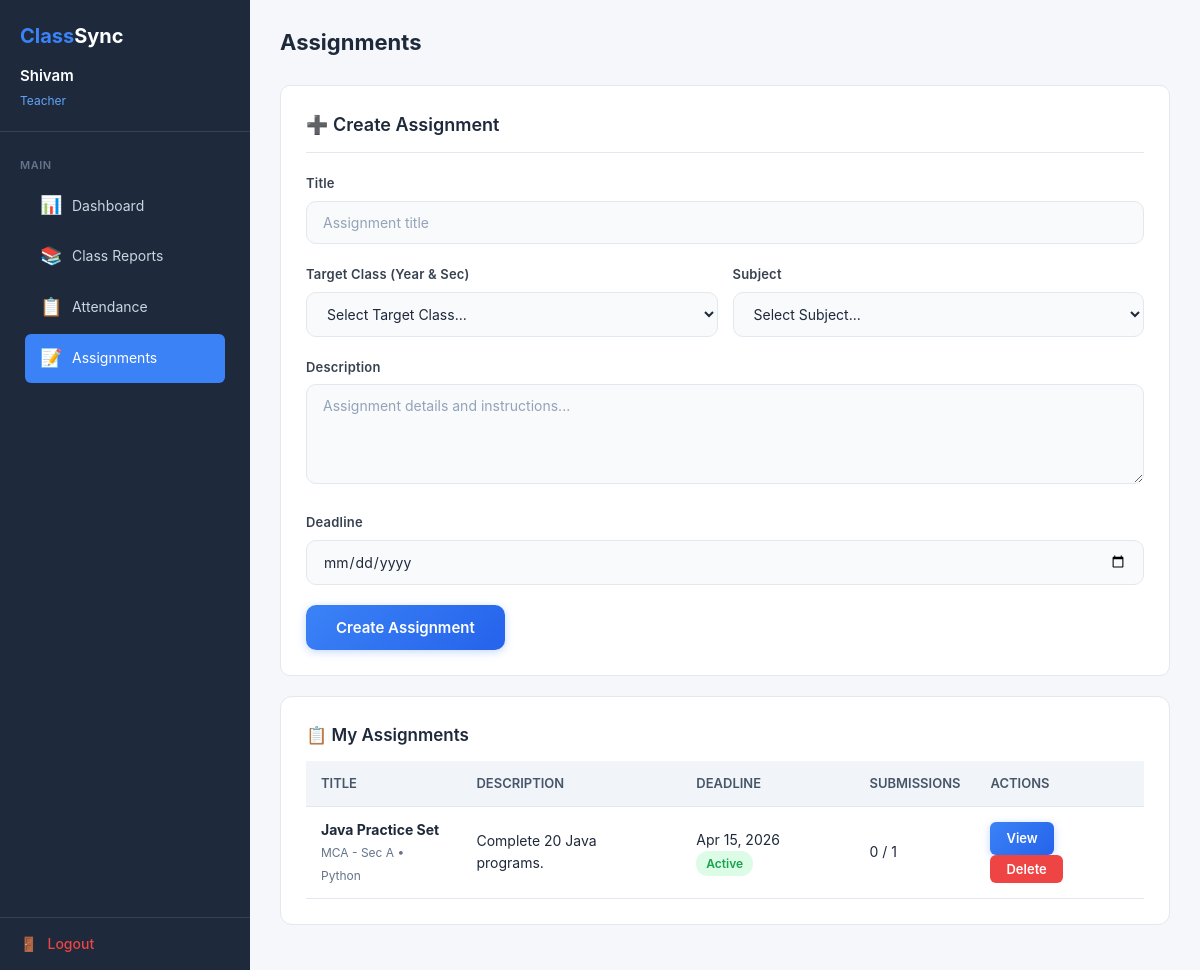
The page /teacher/assignments.php (signed in) on the database its author committed.
### tables this page shows
CREATE TABLE IF NOT EXISTS assignments (
    id INT AUTO_INCREMENT PRIMARY KEY,
    title VARCHAR(200) NOT NULL,
    description TEXT,
    deadline DATE NOT NULL,
    teacher_id INT NOT NULL,
    subject_id INT NOT NULL,
    course_id INT NOT NULL,
    year VARCHAR(20) NOT NULL,
    section_id INT NOT NULL,
    created_at TIMESTAMP DEFAULT CURRENT_TIMESTAMP,
    FOREIGN KEY (teacher_id) REFERENCES users(id) ON DELETE CASCADE,
    FOREIGN KEY (subject_id) REFERENCES course_subjects(id) ON DELETE CASCADE,
    FOREIGN KEY (course_id) REFERENCES courses(course_id) ON DELETE CASCADE,
    FOREIGN KEY (section_id) REFERENCES sections(section_id) ON DELETE CASCADE
);

CREATE TABLE IF NOT EXISTS courses (
    course_id INT AUTO_INCREMENT PRIMARY KEY,
    course_name VARCHAR(100) NOT NULL
);

CREATE TABLE IF NOT EXISTS sections (
    section_id INT AUTO_INCREMENT PRIMARY KEY,
    course_id INT NOT NULL,
    year VARCHAR(20) NOT NULL,
    section_name VARCHAR(50) NOT NULL,
    FOREIGN KEY (course_id) REFERENCES courses(course_id) ON DELETE CASCADE
);

CREATE TABLE IF NOT EXISTS course_subjects (
    id INT AUTO_INCREMENT PRIMARY KEY,
    course_id INT NOT NULL,
    subject_name VARCHAR(100) NOT NULL,
    FOREIGN KEY (course_id) REFERENCES courses(course_id) ON DELETE CASCADE,
    UNIQUE KEY unique_course_subject (course_id, subject_name)
);

### teacher/assignments.php (the view, shortened to what this page needs)
<?php
require_once '../config/database.php';
$user_id = $_SESSION['user_id'];
$assignments = $conn->query("
    SELECT a.*, c.course_name, sec.section_name, s.subject_name,
        (SELECT COUNT(*) FROM submissions sub WHERE sub.assignment_id = a.id) as submission_count,
        (SELECT COUNT(*) FROM users u WHERE u.role='student' AND u.course_id=a.course_id AND u.year=a.year AND u.section_id=a.section_id) as total_students
    FROM assignments a
    JOIN courses c ON a.course_id = c.course_id
    JOIN sections sec ON a.section_id = sec.section_id
    JOIN course_subjects s ON a.subject_id = s.id
    WHERE a.teacher_id = $user_id
    ORDER BY a.deadline DESC
");
?>
<!DOCTYPE html>
<html lang="en">
<head>
    <link rel="stylesheet" href="/ClassSync/assets/css/style.css">
    <link rel="stylesheet" href="/ClassSync/assets/css/dashboard.css">
    <link rel="stylesheet" href="/ClassSync/assets/css/auth.css">
</head>
<body>
    <div class="dashboard-page">
        <?php include '../includes/sidebar.php'; ?>
        <div class="main-content">
            <div class="top-bar">
                <div>
                    <h1>Assignments</h1>
                </div>
            </div>
            <div class="dashboard-form">
                <h3>➕ Create Assignment</h3>
                <form method="POST" action="/ClassSync/actions/assignment_action.php">
                    <div class="form-group">
                        <label>Title</label>
                        <input type="text" name="title" placeholder="Assignment title" required>
                    </div>
                    <div class="form-row" style="display:flex;gap:15px;">
                        <div class="form-group" style="flex:1;">
                            <label>Target Class (Year & Sec)</label>
                            <select name="section_id" required>
                                <option value="">Select Target Class...</option>
                            </select>
                        </div>
                        <div class="form-group" style="flex:1;">
                            <label>Subject</label>
                            <select name="subject_id" required>
                                <option value="">Select Subject...</option>
                            </select>
                        </div>
                    </div>
                    <div class="form-group">
                        <label>Description</label>
                        <textarea name="description" placeholder="Assignment details and instructions..."></textarea>
                    </div>
                    <div class="form-group">
                        <label>Deadline</label>
                        <input type="date" name="deadline" min="<?php echo date('Y-m-d'); ?>" required>
                    </div>
                    <div class="form-actions">
                        <button type="submit" class="btn btn-blue">Create Assignment</button>
                    </div>
                </form>
            </div>
            <div class="card">
                <h3>📋 My Assignments</h3>
                <?php if ($assignments->num_rows > 0): ?>
                <div class="table-responsive">
                    <table>
                        <thead>
                            <tr>
                                <th>Title</th>
                                <th>Description</th>
                                <th>Deadline</th>
                                <th>Submissions</th>
                                <th>Actions</th>
                            </tr>
                        </thead>
                        <tbody>
                            <?php while ($a = $assignments->fetch_assoc()): ?>
                            <tr>
                                <td>
                                    <strong><?php echo htmlspecialchars($a['title']); ?></strong><br>
                                    <span style="font-size:12px;color:#64748b;"><?php echo htmlspecialchars($a['course_name'].' - Sec '.$a['section_name'].' • '.$a['subject_name']); ?></span>
                                </td>
                                <td><?php echo htmlspecialchars(substr($a['description'], 0, 60)) . (strlen($a['description']) > 60 ? '...' : ''); ?></td>
                                <td>
                                    <?php echo date('M d, Y', strtotime($a['deadline'])); ?>
                                    <?php if ($a['deadline'] < date('Y-m-d')): ?>
                                        <span class="badge badge-absent">Expired</span>
                                    <?php else: ?>
                                        <span class="badge badge-present">Active</span>
                                    <?php endif; ?>
                                </td>
                                <td><?php echo $a['submission_count']; ?> / <?php echo $a['total_students']; ?></td>
                                <td>
                                    <a href="?view=<?php echo $a['id']; ?>" class="btn btn-blue btn-sm">View</a>
                                    <form method="POST" action="/ClassSync/actions/assignment_action.php" style="display:inline;" onsubmit="return confirmDelete('Delete this assignment?')">
                                        <button type="submit" class="btn btn-red btn-sm">Delete</button>
                                    </form>
                                </td>
                            </tr>
                            <?php endwhile; ?>
                        </tbody>
                    </table>
                </div>
                <?php endif; ?>
            </div>
        </div>
    </div>
</body>
</html>

### assets/css/style.css (style rules this page uses)
* { margin: 0; padding: 0; box-sizing: border-box; }
body { font-family: 'Inter', 'Segoe UI', Tahoma, Geneva, Verdana, sans-serif; line-height: 1.6; color: #1e293b; background-color: #f8fafc; -webkit-font-smoothing: antialiased; }
a { text-decoration: none; color: inherit; }
.btn { display: inline-flex; align-items: center; gap: 8px; padding: 13px 30px; border-radius: 10px; font-size: 15px; font-weight: 600; cursor: pointer; border: none; transition: all 0.3s ease; font-family: 'Inter', sans-serif; }
.btn-blue { background: linear-gradient(135deg, #3b82f6, #2563eb); color: #fff; box-shadow: 0 2px 8px rgba(59,130,246,0.3); }
.btn-red { background: #ef4444; color: #fff; }
.btn-sm { padding: 6px 16px; font-size: 13px; border-radius: 6px; }
.card { background: #fff; border-radius: 12px; border: 1px solid #e2e8f0; padding: 25px; margin-bottom: 20px; }
.card h3 { font-size: 17px; font-weight: 600; margin-bottom: 12px; color: #1e293b; }
.table-responsive { overflow-x: auto; }
table { width: 100%; border-collapse: collapse; font-size: 14px; }
table thead { background: #f1f5f9; }
table th, table td { padding: 12px 15px; text-align: left; border-bottom: 1px solid #e2e8f0; }
table th { font-weight: 600; color: #475569; font-size: 13px; text-transform: uppercase; }
.badge { display: inline-block; padding: 3px 10px; border-radius: 12px; font-size: 12px; font-weight: 600; }
.badge-present { background: #dcfce7; color: #16a34a; }

### assets/css/dashboard.css (style rules this page uses)
.dashboard-page { display: flex; min-height: 100vh; }
.main-content { flex: 1; margin-left: 250px; padding: 25px 30px; background: #f5f7fa; min-height: 100vh; }
.top-bar { display: flex; justify-content: space-between; align-items: center; margin-bottom: 25px; }
.top-bar h1 { font-size: 22px; font-weight: 700; color: #1e293b; }
.dashboard-form { background: #fff; border-radius: 10px; border: 1px solid #e2e8f0; padding: 25px; margin-bottom: 20px; }
.dashboard-form h3 { font-size: 18px; font-weight: 600; color: #1e293b; margin-bottom: 20px; padding-bottom: 12px; border-bottom: 1px solid #e2e8f0; }
.form-row { display: grid; grid-template-columns: 1fr 1fr; gap: 15px; }
.form-actions { display: flex; gap: 10px; margin-top: 20px; }

### assets/css/auth.css (style rules this page uses)
.form-group { margin-bottom: 20px; }
.form-group label { display: block; font-size: 13px; font-weight: 600; color: #374151; margin-bottom: 7px; letter-spacing: 0.2px; }
.form-group input, .form-group select, .form-group textarea { width: 100%; padding: 12px 16px; border: 1.5px solid #e2e8f0; border-radius: 10px; font-size: 14px; color: #1e293b; background: #f8fafc; transition: all 0.25s ease; font-family: 'Inter', sans-serif; }
.form-group input::placeholder, .form-group textarea::placeholder { color: #94a3b8; }
.form-group textarea { resize: vertical; min-height: 100px; }

### rows shown on the page
assignments: title "Java Practice Set", course.subject_name "MCA - Sec A • Python", description "Complete 20 Java programs.", deadline "Apr 15, 2026", shows "Active", submission_count "0", total_students "1"

### other values the page prints
$user['name'] "Shivam"
$user['role'] "Teacher"
